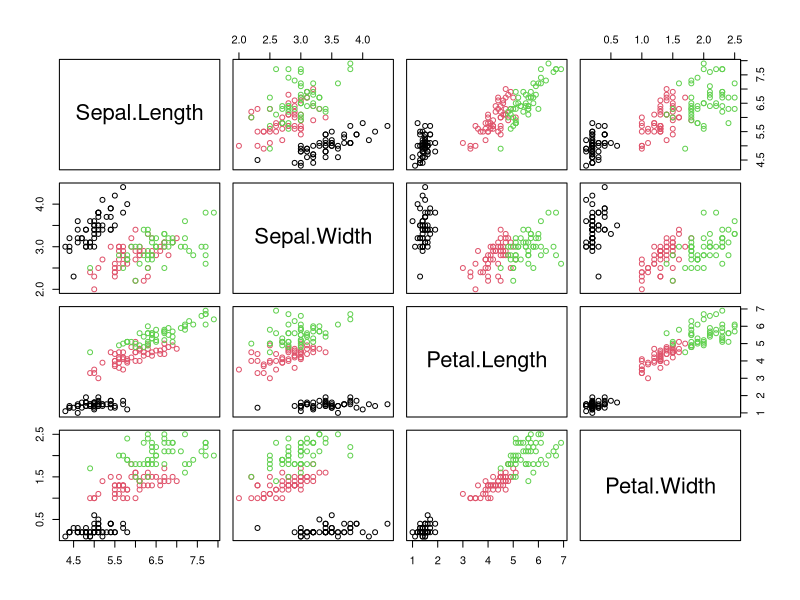
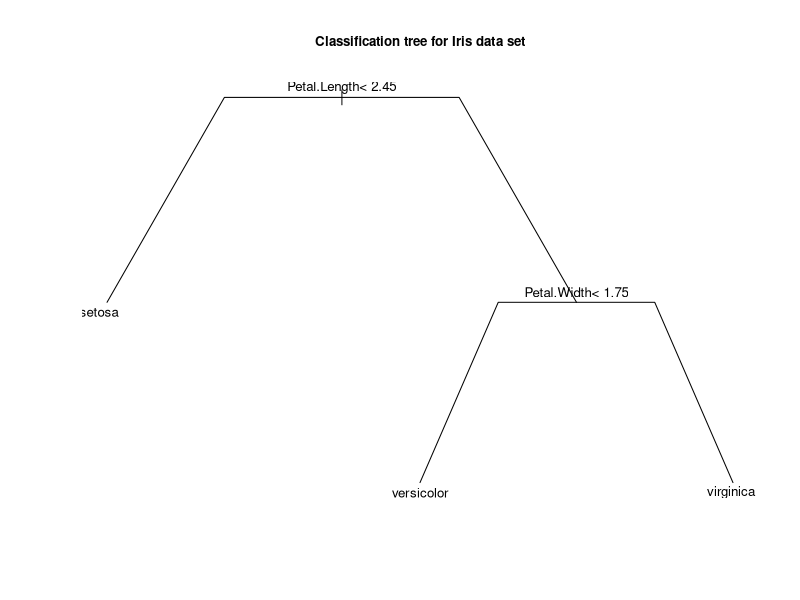

R code for these plots, in order:
# TP-Class.R
# Experiment 4 classification models over the iris data set
# Logistic, CART, random Forest and knn.
	data(iris)
# 
	summary(iris)
# 
	pairs(iris[,-5],col=iris[,5])
# 
	dim(iris)
#
	names(iris)
#
	n = nrow(iris)
	p = ncol(iris)
	
# Split the data in two subsamples, n/3 2n/3 approximately

	Ind.test = c(sample(1:50,n/9),sample(51:100,n/9),sample(101:150,n/9))
	Learn = iris[-Ind.test,]
	Test = iris[Ind.test,]

# Check dimensions
	print(dim(Learn))
	print(dim(Test))

###############################
# The logisitic model 

# Learn the model using the learning sample & predict over the test sample
	library(nnet)

	mod1 = multinom(Species ~ ., data=Learn)
	summary(mod1)	

	prev = predict(mod1,newdata=Test)
# Analyze predictions 
	table(prev,Test$Species)
# compute the missclassification error
	err.logistic = 100 * mean(prev != Test$Species)

###############################
# CART

	library(rpart)
	mod2 = rpart(Species ~.,data=iris)
# png("Iris.tree.png")
	plot(mod2,branch=.5)
	text(mod2,cex=0.8)
	title("Classification tree for Iris data set",cex.main=0.8)
# dev.off()

# Now learn the tree using the leraning sample and compute prediction for test sample
	mod2 = rpart(Species ~.,data=Learn)
	prev = predict(mod2,newdata=Test)
# See the content of prev... For each observation in the test
# it returns probabilities for each possible output label
	prev = predict(mod2,newdata=Test,type="class")
	table(prev,Test$Species)	
	err.cart = 100 * mean(prev != Test$Species)

###############################
# Lets Try random forests

	library(randomForest)
	mod3 = randomForest(Species ~.,data=Learn)
	prev = predict(mod3,newdata=Test)
# See the content of prev... For each observation in the test
# it returns probabilities for each possible output label
	prev = predict(mod3,newdata=Test,type="class")
	table(prev,Test$Species)	
	err.rf = 100 * mean(prev != Test$Species)

###############################
# knn

# knn is quite different..
	library(class)
	prev = knn(Learn[,-5],Test[,-5],Learn[,5],k=3)
	table(prev,Test$Species)	
	err.knn = 100 * mean(prev != Test$Species)

	
	erreurs = c(err.logistic,err.cart, err.rf,err.knn)
